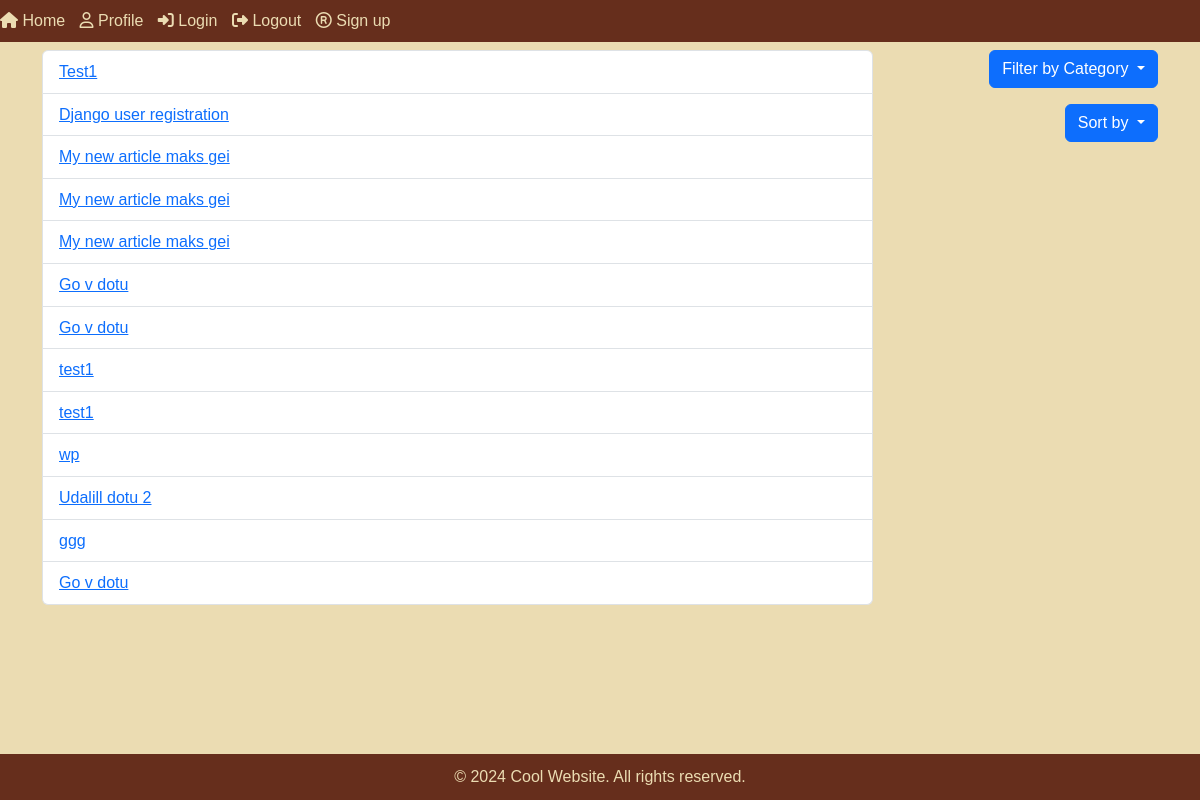
The app's page /articles/, older data.
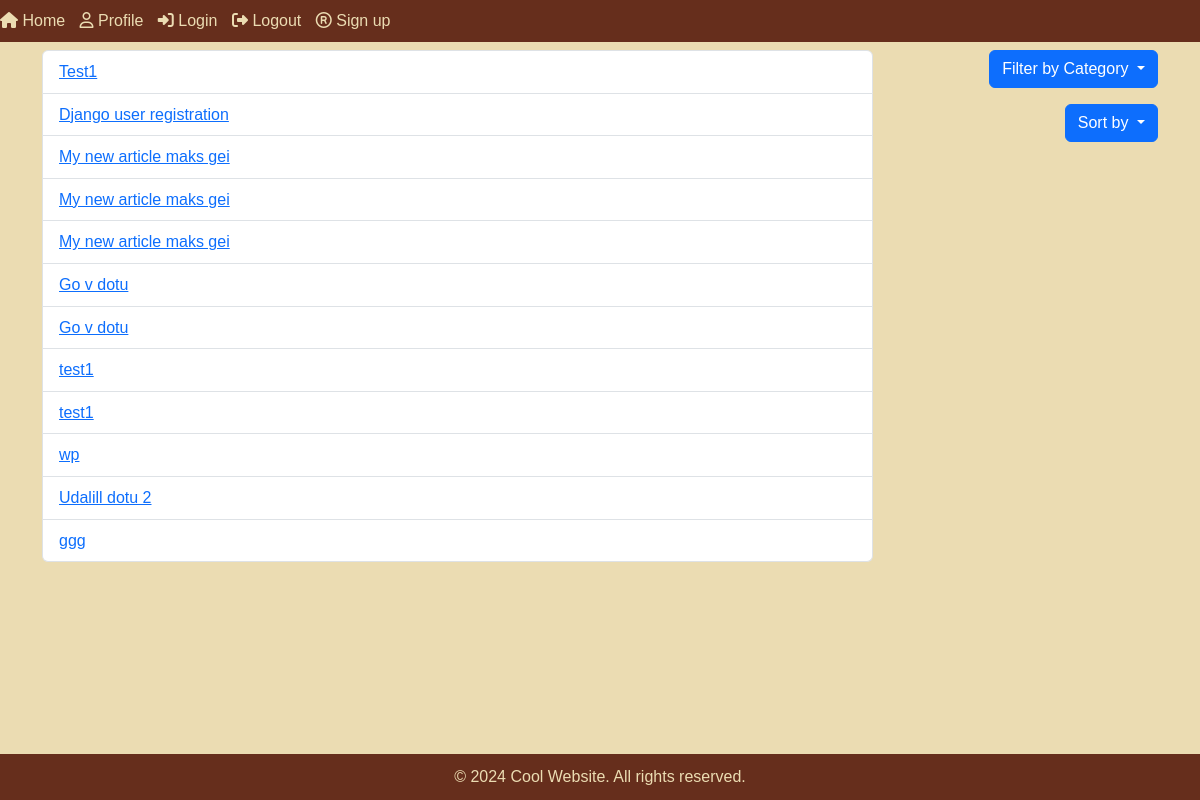
The same page, newer data.
### articles/models.py (models this page shows, shortened)
class Article(models.Model):
    article_title = models.CharField('Name of the text', max_length=255)
    article_text = models.TextField('Text')
    pub_date = models.DateTimeField('Date of the publication', auto_now_add=True)
    author = models.ForeignKey(User, on_delete=models.CASCADE, default=1)
    category = models.ForeignKey(Category, on_delete=models.CASCADE, blank=True, null=True)

### articles/views.py (the view)
# urls.py: path('', views.index, name = 'index'),
def index(request):
    filtered_records = Article.objects.all()
    category_filter = request.GET.get('category')
    if category_filter:
        filtered_records = filtered_records.filter(category__name=category_filter)
        print(f"Category filter applied: {category_filter}")
    sort_by = request.GET.get('sort')
    if sort_by == 'newest':
        filtered_records = filtered_records.order_by('-pub_date')
        print("Sorting by newest")
    elif sort_by == 'oldest':
        filtered_records = filtered_records.order_by('pub_date')
        print("Sorting by oldest")
    categories = Category.objects.all().order_by('name')
    return render(request, 'articles/list.html', {'all_articles_list': filtered_records, 'categories': categories})

### templates/articles/list.html (shortened to what this page needs)
{% extends 'base.html' %}
{% block content %}
    <div class="container">
        <div class="row">
            <div class="col-md-9">
                <div class="articles-list">
                    {% if all_articles_list %}
                        <ul class="list-group">
                            {% for article in all_articles_list %}
                                <li class="list-group-item">
                                    <a href="{% url 'articles:detail' article.id %}">
                                        {{ article.article_title }}
                                    </a>
                                </li>
                            {% endfor %}
                        </ul>
                    {% else %}
                        <p>No articles found.</p>
                    {% endif %}
                </div>
            </div>
            <div class="col-md-3">
                <div class="dropdown mt-3 mt-md-0 text-md-end">
                    <button class="btn btn-primary dropdown-toggle" type="button" id="filterDropdownButton" data-bs-toggle="dropdown" aria-haspopup="true" aria-expanded="false">
                        Filter by Category
                    </button>
                </div>
                <div class="dropdown mt-3 text-md-end">
                    <button class="btn btn-primary dropdown-toggle" type="button" id="sortDropdownButton" data-bs-toggle="dropdown" aria-haspopup="true" aria-expanded="false">
                        Sort by
                    </button>
                </div>
            </div>
        </div>
    </div>
{% endblock %}

Row changes from the older to the newer data that the page shows:
removed Article: article_title "Go v dotu"
